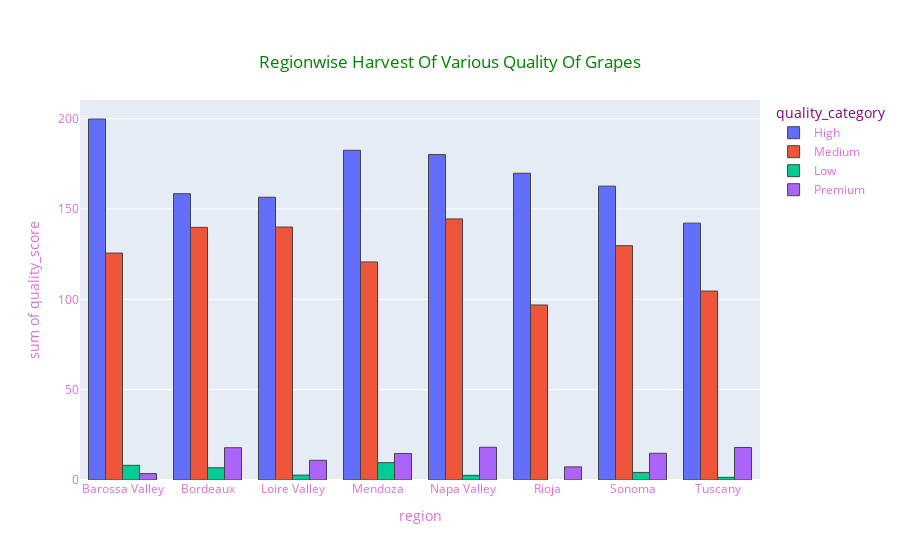

The cell this chart's notebook holds for it:
### Code cell
fig = px.histogram(region, x = 'region', y = 'quality_score', color = 'quality_category',
                   title = 'Regionwise Harvest Of Various Quality Of Grapes')
fig.update_traces( marker_line_width = 1)
fig.update_layout(title = {'font_color' : 'green', 'x' : 0.5, 'y' : 0.9,
                           'xanchor' : 'center', 'yanchor' : 'top'},
                  font_color = 'orchid', barmode = 'group', 
                  legend_title_font_color = 'purple')
fig.show()

### Figure 1 — Plotly figure (JSON) as saved in the notebook; plotly's stock layout.template omitted (floating-point values rounded to 4 significant figures)
{"data": [{"alignmentgroup": "True", "bingroup": "x", "histfunc": "sum", "hovertemplate": "quality_category=High<br>region=%{x}<br>sum of quality_score=%{y}<extra></extra>", "legendgroup": "High", "marker": {"color": "#636efa", "line": {"width": 1}, "pattern": {"shape": ""}}, "name": "High", "offsetgroup": "High", "orientation": "v", "showlegend": true, "type": "histogram", "x": ["Barossa Valley", "Barossa Valley", "Barossa Valley", "Barossa Valley", "Barossa Valley", "Barossa Valley", "Barossa Valley", "Barossa Valley", "Bordeaux", "Bordeaux", "Bordeaux", "Bordeaux", "Bordeaux", "Bordeaux", "Bordeaux", "Bordeaux", "Loire Valley", "Loire Valley", "Loire Valley", "Loire Valley", "Loire Valley", "Loire Valley", "Loire Valley", "Loire Valley", "Mendoza", "Mendoza", "Mendoza", "Mendoza", "Mendoza", "Mendoza", "Mendoza", "Mendoza", "Napa Valley", "Napa Valley", "Napa Valley", "Napa Valley", "Napa Valley", "Napa Valley", "Napa Valley", "Napa Valley", "Rioja", "Rioja", "Rioja", "Rioja", "Rioja", "Rioja", "Rioja", "Rioja", "Sonoma", "Sonoma", "Sonoma", "Sonoma", "Sonoma", "Sonoma", "Sonoma", "Sonoma", "Tuscany", "Tuscany", "Tuscany", "Tuscany", "Tuscany", "Tuscany", "Tuscany", "Tuscany"], "xaxis": "x", "y": [20.06, 23.42, 20.03, 19.61, 28.77, 41.2, 20.68, 26.04, 11.79, 10.66, 28.72, 23.28, 25.31, 28.58, 16.42, 13.71, 26.05, 14.12, 26.24, 32.47, 8.68, 17.09, 20.2, 11.66, 28.29, 22.94, 8.68, 23.52, 35.04, 14.92, 22.84, 26.26, 23.02, 23.35, 29.57, 19.48, 15.24, 20.1, 25.3, 24.06, 15.25, 14.27, 22.24, 22.85, 22.59, 10.84, 27.41, 34.34, 20.3, 22.49, 16.95, 11.71, 23.09, 17.52, 25.93, 24.66, 24.05, 21.77, 11.86, 18.45, 20.16, 9.13, 20.03, 16.72], "yaxis": "y"}, {"alignmentgroup": "True", "bingroup": "x", "histfunc": "sum", "hovertemplate": "quality_category=Medium<br>region=%{x}<br>sum of quality_score=%{y}<extra></extra>", "legendgroup": "Medium", "marker": {"color": "#EF553B", "line": {"width": 1}, "pattern": {"shape": ""}}, "name": "Medium", "offsetgroup": "Medium", "orientation": "v", "showlegend": true, "type": "histogram", "x": ["Barossa Valley", "Barossa Valley", "Barossa Valley", "Barossa Valley", "Barossa Valley", "Barossa Valley", "Barossa Valley", "Barossa Valley", "Bordeaux", "Bordeaux", "Bordeaux", "Bordeaux", "Bordeaux", "Bordeaux", "Bordeaux", "Bordeaux", "Loire Valley", "Loire Valley", "Loire Valley", "Loire Valley", "Loire Valley", "Loire Valley", "Loire Valley", "Loire Valley", "Mendoza", "Mendoza", "Mendoza", "Mendoza", "Mendoza", "Mendoza", "Mendoza", "Mendoza", "Napa Valley", "Napa Valley", "Napa Valley", "Napa Valley", "Napa Valley", "Napa Valley", "Napa Valley", "Napa Valley", "Rioja", "Rioja", "Rioja", "Rioja", "Rioja", "Rioja", "Rioja", "Rioja", "Sonoma", "Sonoma", "Sonoma", "Sonoma", "Sonoma", "Sonoma", "Sonoma", "Sonoma", "Tuscany", "Tuscany", "Tuscany", "Tuscany", "Tuscany", "Tuscany", "Tuscany", "Tuscany"], "xaxis": "x", "y": [23.13, 15.63, 12.75, 19.31, 18.65, 17.68, 4.08, 14.37, 17.37, 14.2, 11.87, 27.82, 15.26, 14.96, 8.42, 29.91, 35.82, 16.9, 8.79, 31.36, 8.77, 28.31, 5.47, 4.61, 6.51, 20.3, 14.71, 20.34, 12.23, 14.12, 14.08, 18.4, 15.15, 14.37, 23.28, 17.67, 18.79, 12.73, 24.34, 18.18, 13.73, 10.84, 12.28, 22.1, 6.67, 9.78, 8.77, 12.7, 27.39, 10.4, 12.35, 15.14, 18.71, 12.35, 18.65, 14.71, 9.07, 12.51, 12.76, 14.19, 9.85, 14.64, 5.98, 25.56], "yaxis": "y"}, {"alignmentgroup": "True", "bingroup": "x", "histfunc": "sum", "hovertemplate": "quality_category=Low<br>region=%{x}<br>sum of quality_score=%{y}<extra></extra>", "legendgroup": "Low", "marker": {"color": "#00cc96", "line": {"width": 1}, "pattern": {"shape": ""}}, "name": "Low", "offsetgroup": "Low", "orientation": "v", "showlegend": true, "type": "histogram", "x": ["Barossa Valley", "Barossa Valley", "Barossa Valley", "Bordeaux", "Bordeaux", "Bordeaux", "Bordeaux", "Loire Valley", "Loire Valley", "Mendoza", "Mendoza", "Mendoza", "Mendoza", "Mendoza", "Napa Valley", "Napa Valley", "Sonoma", "Sonoma", "Sonoma", "Tuscany"], "xaxis": "x", "y": [2.58, 2.71, 2.83, 1.12, 1.41, 1.46, 2.79, 1.32, 1.37, 1.23, 2.64, 1.29, 2.97, 1.46, 1.21, 1.38, 1.4, 1.5, 1.28, 1.48], "yaxis": "y"}, {"alignmentgroup": "True", "bingroup": "x", "histfunc": "sum", "hovertemplate": "quality_category=Premium<br>region=%{x}<br>sum of quality_score=%{y}<extra></extra>", "legendgroup": "Premium", "marker": {"color": "#ab63fa", "line": {"width": 1}, "pattern": {"shape": ""}}, "name": "Premium", "offsetgroup": "Premium", "orientation": "v", "showlegend": true, "type": "histogram", "x": ["Barossa Valley", "Bordeaux", "Bordeaux", "Bordeaux", "Loire Valley", "Loire Valley", "Mendoza", "Mendoza", "Mendoza", "Napa Valley", "Napa Valley", "Napa Valley", "Napa Valley", "Rioja", "Rioja", "Sonoma", "Sonoma", "Sonoma", "Sonoma", "Tuscany", "Tuscany", "Tuscany"], "xaxis": "x", "y": [3.55, 3.57, 3.59, 10.71, 7.34, 3.57, 7.34, 3.68, 3.62, 3.55, 3.65, 3.7, 7.22, 3.71, 3.55, 3.58, 3.97, 3.73, 3.52, 7.16, 7.23, 3.61], "yaxis": "y"}], "layout": {"barmode": "group", "font": {"color": "orchid"}, "legend": {"title": {"font": {"color": "purple"}, "text": "quality_category"}, "tracegroupgap": 0}, "title": {"font": {"color": "green"}, "text": "Regionwise Harvest Of Various Quality Of Grapes", "x": 0.5, "xanchor": "center", "y": 0.9, "yanchor": "top"}, "xaxis": {"anchor": "y", "domain": [0, 1], "title": {"text": "region"}}, "yaxis": {"anchor": "x", "domain": [0, 1], "title": {"text": "sum of quality_score"}}}}
